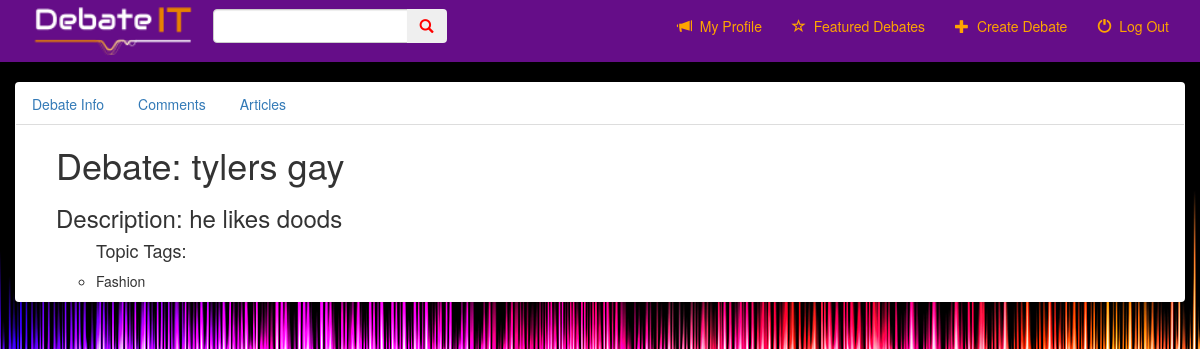
Screenshot of /debate/8/ (signed in) with the database file from the repository.
### debate/models.py (models this page shows, shortened)
class DebateTopic(models.Model):
    topic = models.CharField(max_length=250)
    description = models.CharField(max_length=500)
    timestamp = models.DateTimeField(auto_now_add=True)
    photo = models.ImageField(blank=True)
    article_URL = models.URLField(blank=True, null=True)
    user = models.ForeignKey(User)
    TOPIC_CHOICES = (('Sports', 'Sports'),
                     ('Politics', 'Politics'),
                     ('Entertainment', 'Entertainment'),
                     ('Fashion', 'Fashion'),
                     ('Odd News', 'Odd News'),
                     ('Local', 'Local'),
                     ('International', 'International'),
                     ('Music', 'Music'),
                     ('Trending', 'Trending'),
                     ('Technology', 'Technology'),
                     ('Science', 'Science'),
                     ('Business', 'Business'),
                     ('Finance', 'Finance'),
                     ('Television', 'Television'),
                     ('Movies', 'Movies'),
                     ('Celebrities', 'Celebrities'),
                     ('Social Media', 'Social Media'),
                     ('Food', 'Food'),
                     ('Health', 'Health'),
                     ('Nature', 'Nature'),
                     ('Kids', 'Kids'),
                     ('Breaking News', 'Breaking News'),
                     ('Travel', 'Travel'),
                     ('Substances', 'Substances'),
                     ('United States', 'United States'),
                     ('Andimals', 'Animals'),
                     ('Art', 'Art'),
                     ('Education', 'Education'),
                     ('Employment', 'Employment'),
                     ('Brands', 'Brands')
                     )
    tags = MultiSelectField(choices=TOPIC_CHOICES, default=(('Odd News', 'Odd News')))

### debate/views.py (the view)
# urls.py: url(r'^(?P<pk>[0-9]+)/$', views.DetailView.as_view(), name='detail'),
class DetailView(generic.DetailView):
    model = DebateTopic
    template_name = "debate/detail.html"

### debate/templates/debate/detail.html (shortened to what this page needs)
{% extends 'debate/base.html' %}
{% block body %}
    <div class="container-fluid">
        <div class="panel">
            <ul class="nav nav-tabs">
                <li>
                    <a href="#det-debate-topic" data-toggle="tab" class="active">Debate Info</a>
                </li>
                <li>
                    <a href="#det-comments" data-toggle="tab">Comments</a>
                </li>
                <li>
                    <a href="#det-articles" data-toggle="tab">Articles</a>
                </li>
            </ul>
            <ul class="tab-content">
                <li id="det-debate-topic" class="tab-pane active" >
                    <h1>Debate: {{ debatetopic.topic }}</h1>
                    <h3>Description: {{ debatetopic.description }}</h3>
                    <ul><h4>Topic Tags:</h4>
                        {% for tag in debatetopic.tags %}
                            <li>
                                <p>{{ tag }}</p>
                            </li>
                        {% endfor %}
                    </ul>
                </li>
            </ul>
        </div>
    </div>
{% endblock %}

### debate/static/debate/css/style.css (style rules this page uses)
body { background-color: white; background-image: url("../images/sound2.png"); }

### rows the page displays
DebateTopic: topic "tylers gay", description "he likes doods", tags "Fashion"
